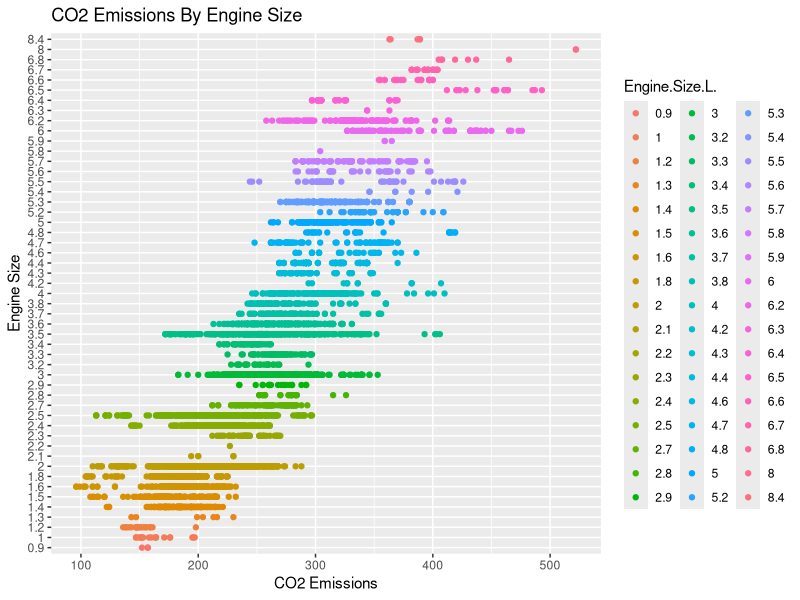
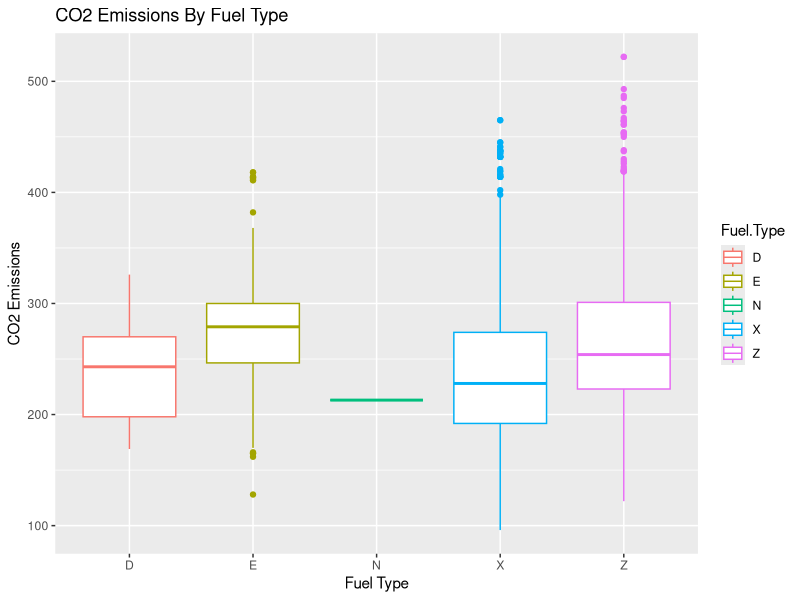
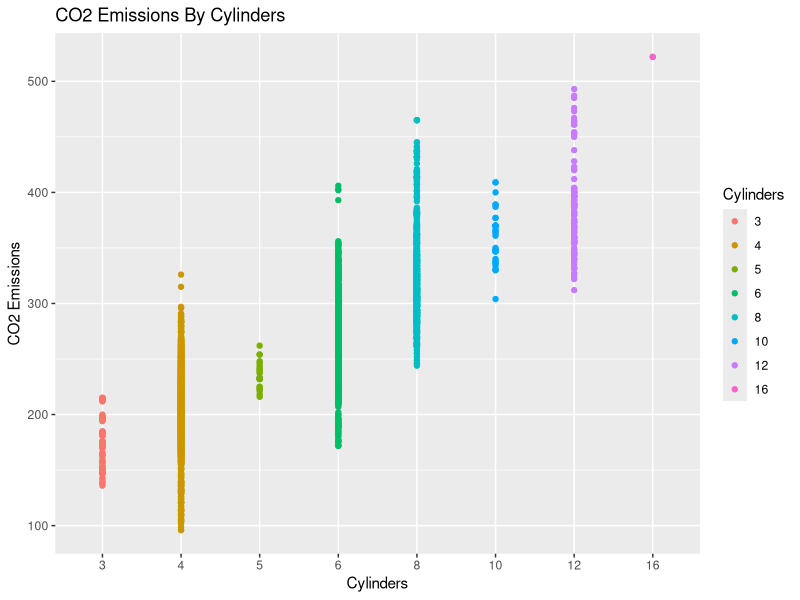
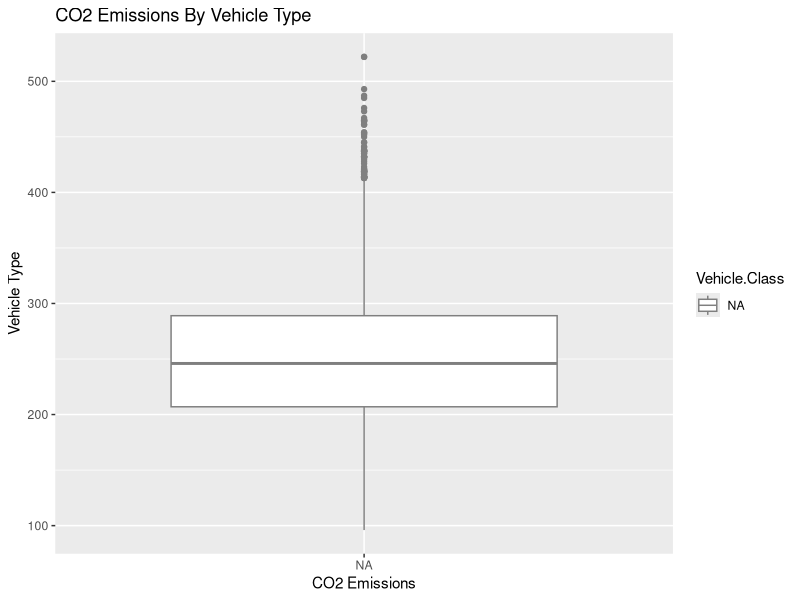
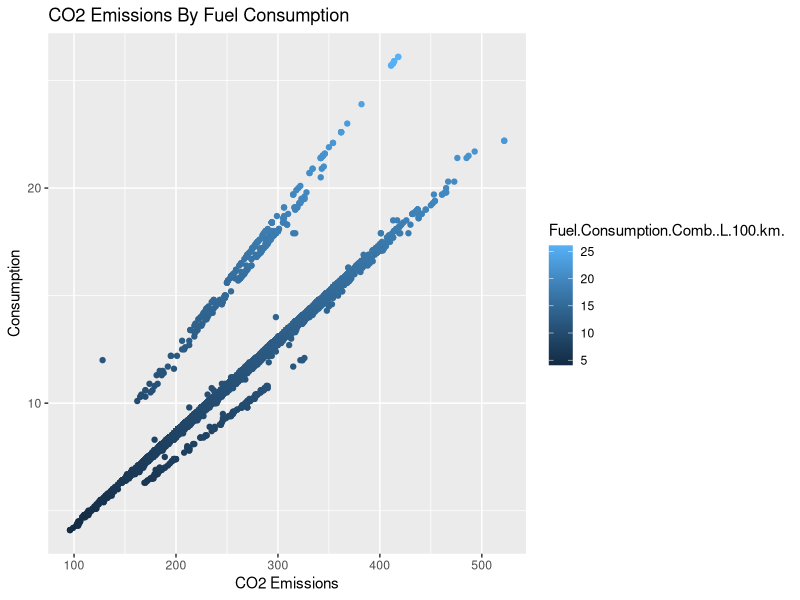

The R script that drew these images, in order:
setwd("C:\\Users\\Makhate\\deepdives\\datascience\\docs\\pgdip\\605\\CO2\\info")
getwd()
CO2data <- read.csv("CO2EmissionsData.csv")

str(CO2data)
summary(CO2data)

#####Cleaning#######
clean_CO2data <- na.omit(CO2data)
####
# the clean dataframe now has 7354 entries/observations
# 31 Obs have been ommited
###

####Checking Categorical Variables#######
print(sapply(clean_CO2data,class))
########################################

#####setting Categorical Variables#######
factors_clean_CO2data <- clean_CO2data

factors_clean_CO2data$Make <- as.factor(factors_clean_CO2data$Make)
factors_clean_CO2data$Model <- as.factor(factors_clean_CO2data$Model)
factors_clean_CO2data$Vehicle.Class <- as.factor(factors_clean_CO2data$Vehicle.Class)
factors_clean_CO2data$Engine.Size.L. <- as.factor(factors_clean_CO2data$Engine.Size.L.)
factors_clean_CO2data$Cylinders <- as.factor(factors_clean_CO2data$Cylinders)
factors_clean_CO2data$Transmission <- as.factor(factors_clean_CO2data$Transmission)
factors_clean_CO2data$Fuel.Type <- as.factor(factors_clean_CO2data$Fuel.Type)

summary_factors_clean_CO2data <-as.data.frame(summary(factors_clean_CO2data))
##############################################################################

##############Deduplicating##################
library(dplyr)
deduplicated_CO2<-factors_clean_CO2data %>% distinct()
View(deduplicated_CO2)

#### Reducing Many Factors ####
deduplicated_CO2$Vehicle.Class[deduplicated_CO2$Vehicle.Class %in% c('SUV - SMALL', 'SUV - STANDARD', 'MINIVAN')] <- 'SUV'
deduplicated_CO2$Vehicle.Class[deduplicated_CO2$Vehicle.Class %in% c('MID-SIZE', 'TWO-SEATER', 'FULL-SIZE', 'STATION WAGON - SMALL', 'STATION WAGON - MID-SIZE')] <- 'Sedan'
deduplicated_CO2$Vehicle.Class[deduplicated_CO2$Vehicle.Class %in% c('VAN - CARGO', 'VAN - PASSENGER', 'PICKUP TRUCK - STANDARD', 'SPECIAL PURPOSE VEHICLE', 'PICKUP TRUCK - SMALL')] <- 'Bakkie'
deduplicated_CO2$Vehicle.Class[deduplicated_CO2$Vehicle.Class %in% c('COMPACT', 'MINICOMPACT', 'SUBCOMPACT')] <- 'Town_Runners'

##############Stats##################
stats_on_deduplicated_data <- as.data.frame(summary(deduplicated_CO2))
install.packages('writexl')
library('writexl')
write_xlsx(stats_on_deduplicated_data,"stats_on_deduplicated_data.xlsx")
########################################



##########Visualising The Data################
library(ggplot2)
##########Emissions By Engine Size############
ggplot(data=deduplicated_CO2, 
       aes(x = CO2.Emissions.g.km., y = Engine.Size.L., color=Engine.Size.L.)) +
  geom_point() +
  labs(title = "CO2 Emissions By Engine Size",
       x = "CO2 Emissions",
       y = "Engine Size")

##########Emissions By Fuel Type############
ggplot(data=deduplicated_CO2, 
       aes(x =Fuel.Type , y = CO2.Emissions.g.km., color=Fuel.Type)) +
  geom_boxplot() +
  labs(title = "CO2 Emissions By Fuel Type",
       x = "Fuel Type",
       y = "CO2 Emissions")

##########Emissions By Cylinders############
ggplot(data=deduplicated_CO2, 
       aes(x = Cylinders, y = CO2.Emissions.g.km., color=Cylinders)) +
  geom_point() +
  labs(title = "CO2 Emissions By Cylinders",
       x = "Cylinders",
       y = "CO2 Emissions")

##########Emissions By Vehicle TYpe############
ggplot(data=deduplicated_CO2, 
       aes(x = Vehicle.Class, y = CO2.Emissions.g.km., color=Vehicle.Class)) +
  geom_boxplot() +
  labs(title = "CO2 Emissions By Vehicle Type",
       x = "CO2 Emissions",
       y = "Vehicle Type")


##########Emissions By Fuel Consumption############
ggplot(data=deduplicated_CO2, 
       aes(x = CO2.Emissions.g.km., y = Fuel.Consumption.Comb..L.100.km., color=Fuel.Consumption.Comb..L.100.km.)) +
  geom_point() +
  labs(title = "CO2 Emissions By Fuel Consumption",
       x = "CO2 Emissions",
       y = "Consumption")
